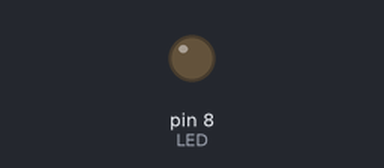
Bench run of a sketch on a simulated Arduino Uno, built with avr-gcc and run on an emulated ATmega328P. Parts: output pins drawn as LEDs (lit = HIGH).

Above: at 0.3 s.
At 4.6 s:
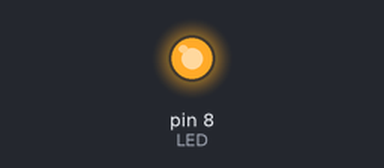
Timing chart, 0 to 7.0 s (numbered marks = the images above):
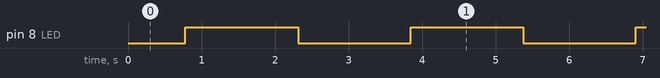

The sketch:

led_fade.ino
```cpp
// LED Pin
const int LED = 8;
// Step size for changing led brightness
int fadeAmount = 5;

// Current LED brightness
int brightness = 0;

void setup() {
  // LED
  pinMode(LED, OUTPUT);
}

void loop() {
  // set the brightness of pin:
  analogWrite(LED, brightness);

  // change the brightness for next time through the loop:
  brightness = brightness + fadeAmount;

  // reverse the direction of the fading at the ends of the fade:
  if (brightness <= 0 || brightness >= 255) {
    fadeAmount = -fadeAmount;
  }
  // wait for 30 milliseconds to see the dimming effect
  delay(30);
}
```

Measured:
- by itself, pin 8 (LED): alternates HIGH for 1.5 s and LOW for 1.5 s
